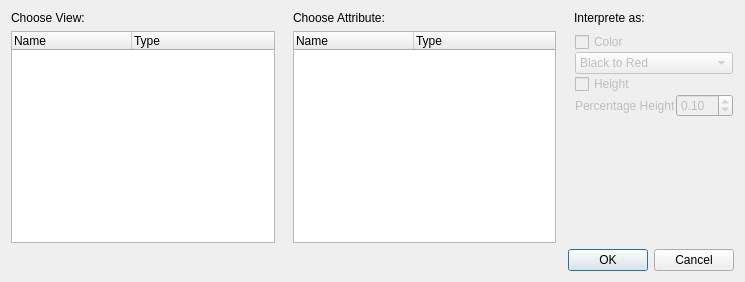
<?xml version="1.0" encoding="UTF-8"?>
<ui version="4.0">
 <class>AddLayerDialog</class>
 <widget class="QDialog" name="AddLayerDialog">
  <property name="geometry">
   <rect>
    <x>0</x>
    <y>0</y>
    <width>745</width>
    <height>282</height>
   </rect>
  </property>
  <property name="windowTitle">
   <string>Add Layer</string>
  </property>
  <layout class="QVBoxLayout" name="verticalLayout_2">
   <item>
    <layout class="QGridLayout" name="gridLayout_3">
     <property name="horizontalSpacing">
      <number>18</number>
     </property>
     <property name="rightMargin">
      <number>0</number>
     </property>
     <property name="bottomMargin">
      <number>0</number>
     </property>
     <item row="0" column="0">
      <widget class="QLabel" name="label">
       <property name="text">
        <string>Choose View:</string>
       </property>
      </widget>
     </item>
     <item row="0" column="1">
      <widget class="QLabel" name="label_2">
       <property name="text">
        <string>Choose Attribute:</string>
       </property>
      </widget>
     </item>
     <item row="0" column="2">
      <widget class="QLabel" name="label_3">
       <property name="text">
        <string>Interprete as:</string>
       </property>
      </widget>
     </item>
     <item row="1" column="0">
      <widget class="QTreeWidget" name="viewList">
       <attribute name="headerDefaultSectionSize">
        <number>120</number>
       </attribute>
       <column>
        <property name="text">
         <string>Name</string>
        </property>
       </column>
       <column>
        <property name="text">
         <string>Type</string>
        </property>
       </column>
      </widget>
     </item>
     <item row="1" column="1">
      <widget class="QTreeWidget" name="attributeList">
       <attribute name="headerDefaultSectionSize">
        <number>120</number>
       </attribute>
       <column>
        <property name="text">
         <string>Name</string>
        </property>
       </column>
       <column>
        <property name="text">
         <string>Type</string>
        </property>
       </column>
      </widget>
     </item>
     <item row="1" column="2">
      <widget class="QFrame" name="interpreteGroup">
       <property name="enabled">
        <bool>false</bool>
       </property>
       <layout class="QVBoxLayout" name="verticalLayout">
        <property name="spacing">
         <number>0</number>
        </property>
        <property name="margin">
         <number>1</number>
        </property>
        <item>
         <layout class="QGridLayout" name="gridLayout_2">
          <property name="spacing">
           <number>0</number>
          </property>
          <item row="0" column="0">
           <widget class="QCheckBox" name="colorCheckBox">
            <property name="text">
             <string>Color</string>
            </property>
           </widget>
          </item>
          <item row="4" column="0">
           <layout class="QHBoxLayout" name="horizontalLayout">
            <item>
             <widget class="QLabel" name="label_8">
              <property name="sizePolicy">
               <sizepolicy hsizetype="Preferred" vsizetype="Preferred">
                <horstretch>0</horstretch>
                <verstretch>0</verstretch>
               </sizepolicy>
              </property>
              <property name="text">
               <string>Percentage Height</string>
              </property>
             </widget>
            </item>
            <item>
             <widget class="QDoubleSpinBox" name="heightSpinBox">
              <property name="enabled">
               <bool>false</bool>
              </property>
              <property name="sizePolicy">
               <sizepolicy hsizetype="Minimum" vsizetype="Preferred">
                <horstretch>0</horstretch>
                <verstretch>0</verstretch>
               </sizepolicy>
              </property>
              <property name="singleStep">
               <double>0.010000000000000</double>
              </property>
              <property name="value">
               <double>0.100000000000000</double>
              </property>
             </widget>
            </item>
           </layout>
          </item>
          <item row="1" column="0">
           <layout class="QGridLayout" name="gridLayout"/>
          </item>
          <item row="3" column="0">
           <widget class="QCheckBox" name="heightCheckBox">
            <property name="text">
             <string>Height</string>
            </property>
           </widget>
          </item>
          <item row="2" column="0">
           <widget class="QComboBox" name="colorRamp">
            <property name="enabled">
             <bool>false</bool>
            </property>
            <item>
             <property name="text">
              <string>Black to Red</string>
             </property>
            </item>
            <item>
             <property name="text">
              <string>White to Red</string>
             </property>
            </item>
            <item>
             <property name="text">
              <string>Black to Green</string>
             </property>
            </item>
            <item>
             <property name="text">
              <string>White to Green</string>
             </property>
            </item>
            <item>
             <property name="text">
              <string>Black to Blue</string>
             </property>
            </item>
            <item>
             <property name="text">
              <string>White to Blue</string>
             </property>
            </item>
            <item>
             <property name="text">
              <string>Black to Yellow</string>
             </property>
            </item>
            <item>
             <property name="text">
              <string>White to Yellow</string>
             </property>
            </item>
            <item>
             <property name="text">
              <string>Black to Orange</string>
             </property>
            </item>
            <item>
             <property name="text">
              <string>White to Orange</string>
             </property>
            </item>
            <item>
             <property name="text">
              <string>White to Black</string>
             </property>
            </item>
            <item>
             <property name="text">
              <string>Rainbow</string>
             </property>
            </item>
           </widget>
          </item>
         </layout>
        </item>
        <item>
         <spacer name="verticalSpacer">
          <property name="orientation">
           <enum>Qt::Vertical</enum>
          </property>
          <property name="sizeHint" stdset="0">
           <size>
            <width>20</width>
            <height>40</height>
           </size>
          </property>
         </spacer>
        </item>
       </layout>
      </widget>
     </item>
    </layout>
   </item>
   <item>
    <widget class="QDialogButtonBox" name="buttonBox">
     <property name="orientation">
      <enum>Qt::Horizontal</enum>
     </property>
     <property name="standardButtons">
      <set>QDialogButtonBox::Cancel|QDialogButtonBox::Ok</set>
     </property>
    </widget>
   </item>
  </layout>
 </widget>
 <resources/>
 <connections>
  <connection>
   <sender>buttonBox</sender>
   <signal>accepted()</signal>
   <receiver>AddLayerDialog</receiver>
   <slot>accept()</slot>
   <hints>
    <hint type="sourcelabel">
     <x>248</x>
     <y>254</y>
    </hint>
    <hint type="destinationlabel">
     <x>157</x>
     <y>274</y>
    </hint>
   </hints>
  </connection>
  <connection>
   <sender>buttonBox</sender>
   <signal>rejected()</signal>
   <receiver>AddLayerDialog</receiver>
   <slot>reject()</slot>
   <hints>
    <hint type="sourcelabel">
     <x>316</x>
     <y>260</y>
    </hint>
    <hint type="destinationlabel">
     <x>286</x>
     <y>274</y>
    </hint>
   </hints>
  </connection>
  <connection>
   <sender>heightCheckBox</sender>
   <signal>clicked(bool)</signal>
   <receiver>heightSpinBox</receiver>
   <slot>setEnabled(bool)</slot>
   <hints>
    <hint type="sourcelabel">
     <x>732</x>
     <y>123</y>
    </hint>
    <hint type="destinationlabel">
     <x>731</x>
     <y>155</y>
    </hint>
   </hints>
  </connection>
  <connection>
   <sender>colorCheckBox</sender>
   <signal>clicked(bool)</signal>
   <receiver>colorRamp</receiver>
   <slot>setEnabled(bool)</slot>
   <hints>
    <hint type="sourcelabel">
     <x>565</x>
     <y>51</y>
    </hint>
    <hint type="destinationlabel">
     <x>584</x>
     <y>89</y>
    </hint>
   </hints>
  </connection>
 </connections>
</ui>
